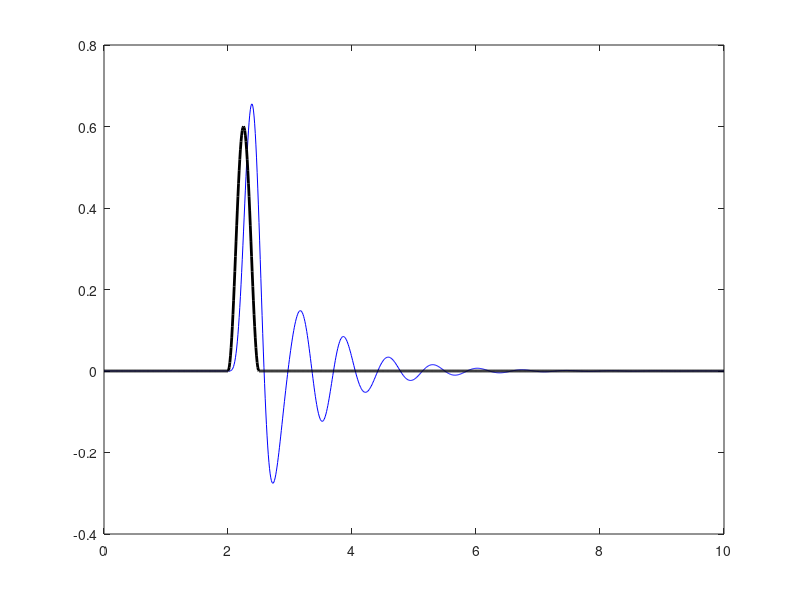

Write MATLAB code to recreate this figure.
clear all;
clc;
K1    =580000;
K2    =580000; 
K3    =580000; 
K4    =580000; %Newton
m     =29892; 
J     =29892; %Newton
C1    =34000;
C2    =34000; %Newton

%Panjang titik pusat ke titik pusat roda
L1    =1.5; 
L2    =1.5; %Meter

r=4;
v=15*10^3; %kecepatan awal

%%Matrix MJ C K F
M       =[m 0 ; 0 J]; %#ok<GPFST> %%MASS MATRIX
C       =[C1+C2 -C1*L1+C2*L2; -C1*L1+C2*L2 C1*L1^2+C2*L2^2]; %%STIFFNES MATRIX
K       =[K1+K2+K3+K4 -K1*L1+K2*L2-K3*L1+K4*L2; -K1*L1+K2*L2-K3*L1+K4*L2 K1*L1^2+K2*L2^2+K3*L1^2+K4*L2^2]; %%DAMPED MATRIX
kz      =[K1+K3 K2+K4 ; -K1*L1-K3*L1 K2*L2+K4*L2]; %Eksitasi
cz_dot  =[C1 C2; -C1*L1 C2*L2]; %Eksitasi
F       =[kz + cz_dot]; %#ok<GPFST>

A00     =zeros(2);
A11     =eye(2);


%%eksitasi bump
sim = 10;
c = 0
a1 = 0.5;
a2 = 0.3;
for i= 0:0.01:sim;
    c=c+1;
    if i<0
        ud(c)=a1*(1-cos(4*pi*i));
    elseif i>2 && i<2.5
        ud(c)=a2*(1-cos(4*pi*i));
    else
        ud(c)=0;
    end
end
i = 0:0.01:sim;
plot(i,ud,'Linewidth',2);

A  = [A00 A11; -inv(M)*K -inv(M)*C]; %#ok<GPFST>
B  = [A00 ; inv(M)*F];
C  = [1 1 0 0];
D  = [0 0];

SYS = ss(A,B,C,D);
%%simulasi
tsim = 0:0.01:sim;
uc = zeros(size(tsim));
u  = [uc; ud];
x0 = [0 0 0 0];
y  = lsim(SYS,u,tsim, x0);

i = 0:0.01:sim;
plot(i,y,'b',i,ud,'k','Linewidth',2);
